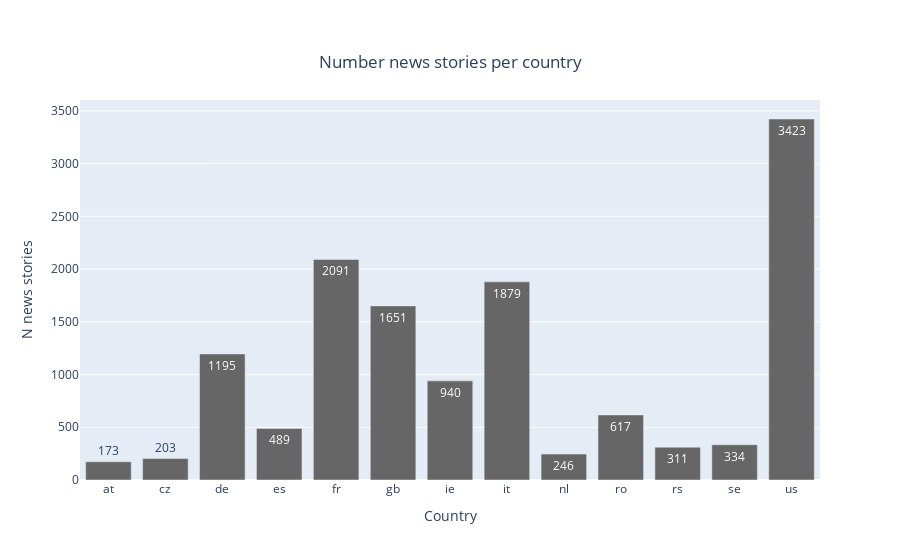

Here is the notebook cell this chart was saved with:
### Code cell
fig = go.Figure(data=[
    go.Bar( x= list(dfcc['country']), y=list(dfcc['counts']),
           marker={'color': px.colors.qualitative.Prism[10]}, text=list(dfcc['counts']))])
   
# Change the bar mode

fig.update_layout(
            title={
            'text': 'Number news stories per country' ,
            'y':0.9,
            'x':0.5,
            'xanchor': 'center',
            'yanchor': 'top'},
            xaxis_title="Country",
            yaxis_title="N news stories" )
fig.update_xaxes(tickangle=0)
IMG_NAME = 'all_counts_bar_nodigitalxr.png'
fig.show()

### Figure 1 — Plotly figure (JSON) as saved in the notebook; plotly's stock layout.template omitted (floating-point values rounded to 4 significant figures)
{"data": [{"marker": {"color": "rgb(102, 102, 102)"}, "text": ["173", "203", "1195", "489", "2091", "1651", "940", "1879", "246", "617", "311", "334", "3423"], "type": "bar", "x": ["at", "cz", "de", "es", "fr", "gb", "ie", "it", "nl", "ro", "rs", "se", "us"], "y": [173, 203, 1195, 489, 2091, 1651, 940, 1879, 246, 617, 311, 334, 3423]}], "layout": {"title": {"text": "Number news stories per country", "x": 0.5, "xanchor": "center", "y": 0.9, "yanchor": "top"}, "xaxis": {"tickangle": 0, "title": {"text": "Country"}}, "yaxis": {"title": {"text": "N news stories"}}}}
